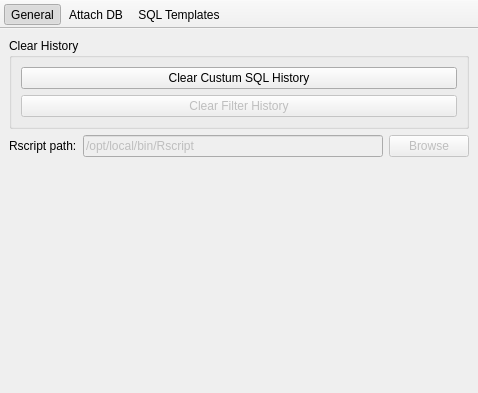
<?xml version="1.0" encoding="UTF-8"?>
<ui version="4.0">
 <class>PreferenceWindow</class>
 <widget class="QMainWindow" name="PreferenceWindow">
  <property name="geometry">
   <rect>
    <x>0</x>
    <y>0</y>
    <width>478</width>
    <height>393</height>
   </rect>
  </property>
  <property name="windowTitle">
   <string>Preference</string>
  </property>
  <property name="unifiedTitleAndToolBarOnMac">
   <bool>true</bool>
  </property>
  <widget class="QWidget" name="centralwidget">
   <layout class="QVBoxLayout" name="verticalLayout">
    <property name="margin">
     <number>0</number>
    </property>
    <item>
     <widget class="QStackedWidget" name="stackedWidget">
      <property name="currentIndex">
       <number>0</number>
      </property>
      <widget class="QWidget" name="pageGeneral">
       <layout class="QVBoxLayout" name="verticalLayout_2">
        <item>
         <widget class="QGroupBox" name="groupBox">
          <property name="title">
           <string>Clear History</string>
          </property>
          <layout class="QVBoxLayout" name="verticalLayout_3">
           <item>
            <widget class="QPushButton" name="pushButtonClearCustumSqlHistory">
             <property name="text">
              <string>Clear Custum SQL History</string>
             </property>
            </widget>
           </item>
           <item>
            <widget class="QPushButton" name="pushButton_2">
             <property name="enabled">
              <bool>false</bool>
             </property>
             <property name="text">
              <string>Clear Filter History</string>
             </property>
            </widget>
           </item>
          </layout>
         </widget>
        </item>
        <item>
         <layout class="QFormLayout" name="formLayout">
          <item row="0" column="0">
           <widget class="QLabel" name="label_2">
            <property name="text">
             <string>Rscript path:</string>
            </property>
           </widget>
          </item>
          <item row="0" column="1">
           <layout class="QHBoxLayout" name="horizontalLayout_3">
            <item>
             <widget class="QLineEdit" name="lineEdit">
              <property name="enabled">
               <bool>false</bool>
              </property>
              <property name="text">
               <string>/opt/local/bin/Rscript</string>
              </property>
             </widget>
            </item>
            <item>
             <widget class="QPushButton" name="pushButton">
              <property name="enabled">
               <bool>false</bool>
              </property>
              <property name="text">
               <string>Browse</string>
              </property>
             </widget>
            </item>
           </layout>
          </item>
         </layout>
        </item>
        <item>
         <spacer name="verticalSpacer">
          <property name="orientation">
           <enum>Qt::Vertical</enum>
          </property>
          <property name="sizeHint" stdset="0">
           <size>
            <width>20</width>
            <height>205</height>
           </size>
          </property>
         </spacer>
        </item>
       </layout>
      </widget>
      <widget class="QWidget" name="pageAttachDB">
       <layout class="QVBoxLayout" name="verticalLayout_4">
        <property name="margin">
         <number>0</number>
        </property>
        <item>
         <widget class="QTableView" name="tableAttachDB">
          <property name="alternatingRowColors">
           <bool>true</bool>
          </property>
          <property name="sortingEnabled">
           <bool>false</bool>
          </property>
          <attribute name="horizontalHeaderStretchLastSection">
           <bool>true</bool>
          </attribute>
          <attribute name="verticalHeaderVisible">
           <bool>false</bool>
          </attribute>
         </widget>
        </item>
        <item>
         <layout class="QHBoxLayout" name="horizontalLayout">
          <item>
           <spacer name="horizontalSpacer_3">
            <property name="orientation">
             <enum>Qt::Horizontal</enum>
            </property>
            <property name="sizeType">
             <enum>QSizePolicy::Preferred</enum>
            </property>
            <property name="sizeHint" stdset="0">
             <size>
              <width>20</width>
              <height>5</height>
             </size>
            </property>
           </spacer>
          </item>
          <item>
           <widget class="QLabel" name="label">
            <property name="text">
             <string>Changes will affect from next open</string>
            </property>
           </widget>
          </item>
          <item>
           <spacer name="horizontalSpacer">
            <property name="orientation">
             <enum>Qt::Horizontal</enum>
            </property>
            <property name="sizeHint" stdset="0">
             <size>
              <width>40</width>
              <height>20</height>
             </size>
            </property>
           </spacer>
          </item>
          <item>
           <widget class="QPushButton" name="addAttachDB">
            <property name="text">
             <string>Add</string>
            </property>
           </widget>
          </item>
          <item>
           <widget class="QPushButton" name="removeAttachDB">
            <property name="text">
             <string>Remove</string>
            </property>
           </widget>
          </item>
         </layout>
        </item>
       </layout>
      </widget>
      <widget class="QWidget" name="pageSqlTemplates">
       <layout class="QVBoxLayout" name="verticalLayout_5">
        <property name="margin">
         <number>0</number>
        </property>
        <item>
         <widget class="QTableView" name="tableSqlTemplate">
          <property name="sortingEnabled">
           <bool>false</bool>
          </property>
          <attribute name="horizontalHeaderStretchLastSection">
           <bool>true</bool>
          </attribute>
          <attribute name="verticalHeaderVisible">
           <bool>false</bool>
          </attribute>
         </widget>
        </item>
        <item>
         <layout class="QHBoxLayout" name="horizontalLayout_2">
          <item>
           <spacer name="horizontalSpacer_2">
            <property name="orientation">
             <enum>Qt::Horizontal</enum>
            </property>
            <property name="sizeHint" stdset="0">
             <size>
              <width>40</width>
              <height>20</height>
             </size>
            </property>
           </spacer>
          </item>
          <item>
           <widget class="QPushButton" name="addSqlTemplate">
            <property name="text">
             <string>Add</string>
            </property>
           </widget>
          </item>
          <item>
           <widget class="QPushButton" name="removeSqlTemplate">
            <property name="text">
             <string>Remove</string>
            </property>
           </widget>
          </item>
         </layout>
        </item>
       </layout>
      </widget>
     </widget>
    </item>
   </layout>
  </widget>
  <widget class="QToolBar" name="toolBar">
   <property name="windowTitle">
    <string>toolBar</string>
   </property>
   <property name="movable">
    <bool>false</bool>
   </property>
   <property name="toolButtonStyle">
    <enum>Qt::ToolButtonFollowStyle</enum>
   </property>
   <attribute name="toolBarArea">
    <enum>TopToolBarArea</enum>
   </attribute>
   <attribute name="toolBarBreak">
    <bool>false</bool>
   </attribute>
   <addaction name="actionGeneral"/>
   <addaction name="actionAttach_DB"/>
   <addaction name="actionSQL_Templates"/>
  </widget>
  <action name="actionGeneral">
   <property name="checkable">
    <bool>true</bool>
   </property>
   <property name="checked">
    <bool>true</bool>
   </property>
   <property name="text">
    <string>General</string>
   </property>
  </action>
  <action name="actionAttach_DB">
   <property name="checkable">
    <bool>true</bool>
   </property>
   <property name="text">
    <string>Attach DB</string>
   </property>
  </action>
  <action name="actionSQL_Templates">
   <property name="checkable">
    <bool>true</bool>
   </property>
   <property name="text">
    <string>SQL Templates</string>
   </property>
  </action>
 </widget>
 <resources/>
 <connections/>
</ui>
